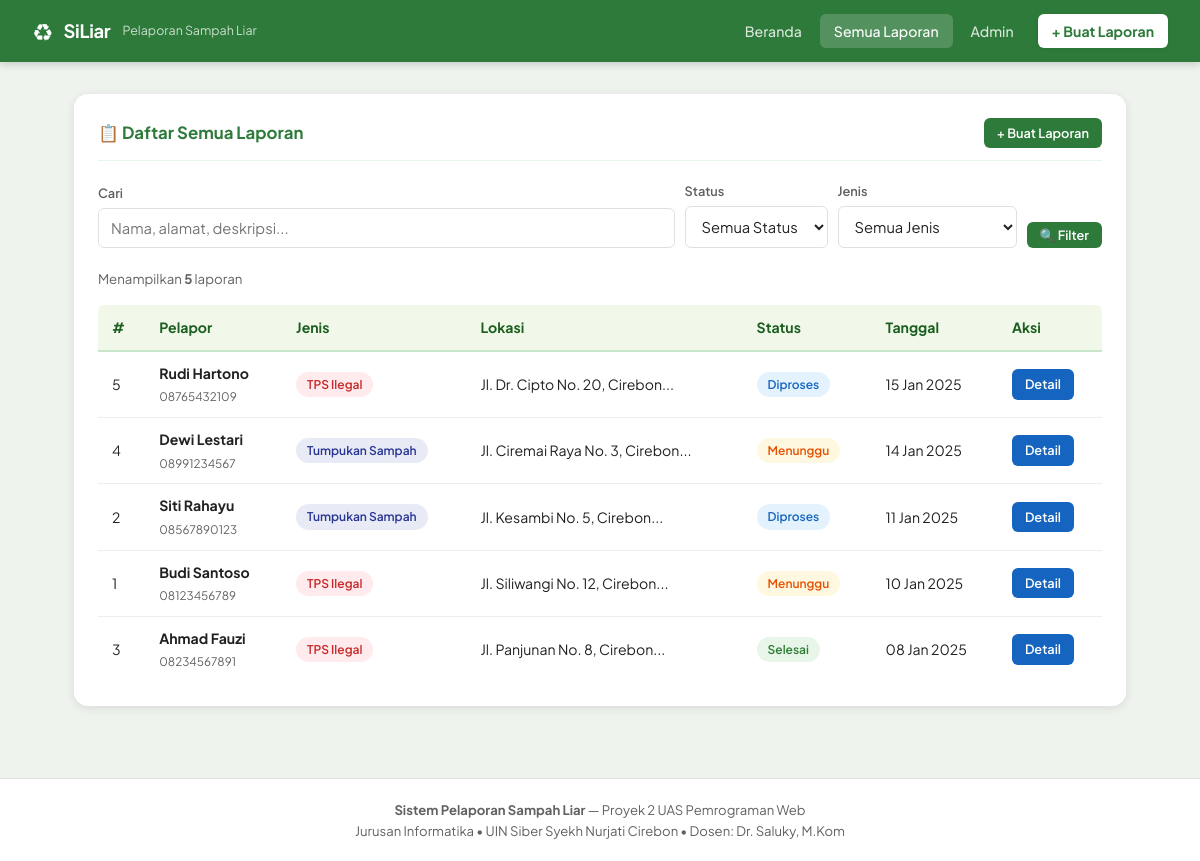
Screenshot of /index.php?page=laporan with the database file from the repository.
### tables this page shows
CREATE TABLE IF NOT EXISTS laporan (
    id             INT PRIMARY KEY AUTO_INCREMENT,
    nama_pelapor   VARCHAR(100) NOT NULL,
    telepon        VARCHAR(20) NOT NULL,
    alamat         TEXT NOT NULL,
    jenis          ENUM('Tumpukan Sampah','TPS Ilegal') NOT NULL,
    deskripsi      TEXT NOT NULL,
    foto           VARCHAR(255) DEFAULT NULL,
    latitude       VARCHAR(30) DEFAULT NULL,
    longitude      VARCHAR(30) DEFAULT NULL,
    status         ENUM('Menunggu','Diproses','Selesai') DEFAULT 'Menunggu',
    catatan_admin  TEXT DEFAULT NULL,
    created_at     TIMESTAMP DEFAULT CURRENT_TIMESTAMP,
    updated_at     TIMESTAMP DEFAULT CURRENT_TIMESTAMP ON UPDATE CURRENT_TIMESTAMP
);

### index.php (called while the page is built, shortened)
<?php
require_once 'includes/functions.php';
$page = $_GET['page'] ?? 'home';
require_once 'includes/header.php';
require_once 'pages/' . $page . '.php';
require_once 'includes/footer.php';

### pages/laporan.php (the view, shortened to what this page needs)
<?php
$search       = trim($_GET['q'] ?? '');
$params = [];
$sql  = 'SELECT * FROM laporan';
$sql .= ' ORDER BY created_at DESC';
$stmt = $db->prepare($sql);
$stmt->execute($params);
$rows = $stmt->fetchAll();
?>
<div class="card">
    <div class="card-header">
        <div class="card-title">📋 Daftar Semua Laporan</div>
        <a href="index.php?page=lapor" class="btn btn-green btn-sm">+ Buat Laporan</a>
    </div>
    <form method="GET" action="index.php"
          style="display:flex;gap:10px;flex-wrap:wrap;margin-bottom:1.25rem;align-items:flex-end">
        <div style="flex:1;min-width:180px">
            <label style="display:block;font-size:0.8rem;margin-bottom:4px;color:var(--text-muted)">Cari</label>
            <input type="text" name="q" value="<?= clean($search) ?>" placeholder="Nama, alamat, deskripsi...">
        </div>
        <div>
            <label style="display:block;font-size:0.8rem;margin-bottom:4px;color:var(--text-muted)">Status</label>
            <select name="status">
                <option value="">Semua Status</option>
            </select>
        </div>
        <div>
            <label style="display:block;font-size:0.8rem;margin-bottom:4px;color:var(--text-muted)">Jenis</label>
            <select name="jenis">
                <option value="">Semua Jenis</option>
            </select>
        </div>
        <div style="display:flex;gap:6px;align-items:flex-end">
            <button type="submit" class="btn btn-green btn-sm">🔍 Filter</button>
        </div>
    </form>
    <p style="font-size:0.83rem;color:var(--text-muted);margin-bottom:1rem">
        Menampilkan <strong><?= count($rows) ?></strong> laporan
    </p>
    <div class="table-wrap">
        <table>
            <thead>
                <tr>
                    <th>#</th>
                    <th>Pelapor</th>
                    <th>Jenis</th>
                    <th>Lokasi</th>
                    <th>Status</th>
                    <th>Tanggal</th>
                    <th>Aksi</th>
                </tr>
            </thead>
            <tbody>
                <?php if (empty($rows)): ?>
                <tr><td colspan="7" style="text-align:center;color:var(--text-muted);padding:2.5rem">
                    Tidak ada laporan ditemukan.
                </td></tr>
                <?php else: ?>
                <?php foreach ($rows as $l): ?>
                <tr>
                    <td><?= $l['id'] ?></td>
                    <td>
                        <strong><?= clean($l['nama_pelapor']) ?></strong><br>
                        <small style="color:var(--text-muted)"><?= clean($l['telepon']) ?></small>
                    </td>
                    <td><?= jenisBadge($l['jenis']) ?></td>
                    <td><?= clean(mb_substr($l['alamat'], 0, 45)) ?>...</td>
                    <td><?= statusBadge($l['status']) ?></td>
                    <td><?= tglIndo($l['created_at']) ?></td>
                    <td>
                        <a href="index.php?page=detail&id=<?= $l['id'] ?>"
                           class="btn btn-blue btn-sm">Detail</a>
                    </td>
                </tr>
                <?php endforeach; ?>
                <?php endif; ?>
            </tbody>
        </table>
    </div>
</div>

### includes/functions.php (shortened to what this page needs)
<?php
function clean(string $str): string {
    return htmlspecialchars(trim($str), ENT_QUOTES, 'UTF-8');
}
function statusBadge(string $status): string {
    $map = [
        'Menunggu' => 'badge-warning',
        'Diproses'  => 'badge-info',
        'Selesai'   => 'badge-success',
    ];
    $cls = $map[$status] ?? 'badge-secondary';
    return "<span class='badge {$cls}'>{$status}</span>";
}
function jenisBadge(string $jenis): string {
    $cls = $jenis === 'TPS Ilegal' ? 'badge-danger' : 'badge-primary';
    return "<span class='badge {$cls}'>{$jenis}</span>";
}
function tglIndo(string $datetime, bool $withTime = false): string {
    $bulan = ['','Jan','Feb','Mar','Apr','Mei','Jun','Jul','Agu','Sep','Okt','Nov','Des'];
    $ts = strtotime($datetime);
    $d  = date('d', $ts);
    $m  = $bulan[(int)date('n', $ts)];
    $y  = date('Y', $ts);
    $t  = date('H:i', $ts);
    return $withTime ? "{$d} {$m} {$y}, {$t}" : "{$d} {$m} {$y}";
}

### assets/css/style.css (style rules this page uses)
*, *::before, *::after { box-sizing: border-box; margin: 0; padding: 0; }
:root { --green: #2d7a3a; --green-dark: #1b5e20; --green-mid: #4caf50; --green-light: #e8f5e9; --green-pale: #f1f8e9; --orange: #e65100; --orange-light: #fff3e0; --blue: #1565c0; --blue-light: #e3f2fd; --red: #c62828; --red-light: #ffebee; --purple: #6a1b9a; --gray-50: #fafafa; --gray-100: #f5f5f5; --gray-200: #eeeeee; --gray-400: #bdbdbd; --gray-600: #757575; --gray-800: #424242; --text: #212121; --text-muted: #616161; --border: #e0e0e0; --white: #ffffff; --shadow-sm: 0 1px 4px rgba(0,0,0,0.08); --shadow: 0 2px 10px rgba(0,0,0,0.10); --shadow-lg: 0 4px 20px rgba(0,0,0,0.12); --radius-sm: 6px; --radius: 10px; --radius-lg: 14px; --font: 'Plus Jakarta Sans', sans-serif; }
body { font-family: var(--font); background: #eef3ee; color: var(--text); min-height: 100vh; line-height: 1.6; font-size: 15px; }
a { color: var(--blue); text-decoration: none; }
.card { background: var(--white); border-radius: var(--radius-lg); box-shadow: var(--shadow); padding: 1.5rem; margin-bottom: 1.5rem; }
.card-header { display: flex; align-items: center; justify-content: space-between; margin-bottom: 1.25rem; padding-bottom: 0.75rem; border-bottom: 1.5px solid var(--green-light); }
.card-title { font-size: 1.05rem; font-weight: 700; color: var(--green); display: flex; align-items: center; gap: 8px; }
.badge { display: inline-block; padding: 3px 11px; border-radius: 20px; font-size: 0.75rem; font-weight: 600; white-space: nowrap; }
.badge-warning { background: #fff8e1; color: #e65100; }
.badge-info { background: #e3f2fd; color: #1565c0; }
.badge-success { background: #e8f5e9; color: #2e7d32; }
.badge-danger { background: #ffebee; color: #c62828; }
.badge-primary { background: #e8eaf6; color: #283593; }
.btn { display: inline-flex; align-items: center; gap: 6px; padding: 10px 22px; border: none; border-radius: var(--radius-sm); font-family: var(--font); font-size: 0.9rem; font-weight: 600; cursor: pointer; text-decoration: none; transition: background 0.15s, transform 0.1s, box-shadow 0.15s; white-space: nowrap; }
.btn-green { background: var(--green); color: #fff; }
.btn-blue { background: var(--blue); color: #fff; }
.btn-sm { padding: 5px 13px; font-size: 0.8rem; }
label { display: block; font-size: 0.85rem; font-weight: 600; margin-bottom: 5px; color: var(--gray-800); }
input[type="text"], input[type="tel"], input[type="password"], input[type="email"], input[type="file"], select, textarea { width: 100%; padding: 10px 12px; border: 1.5px solid var(--border); border-radius: var(--radius-sm); font-family: var(--font); font-size: 0.92rem; background: #fff; color: var(--text); transition: border-color 0.2s, box-shadow 0.2s; appearance: auto; }
.table-wrap { overflow-x: auto; border-radius: var(--radius-sm); }
table { width: 100%; border-collapse: collapse; font-size: 0.88rem; }
thead tr { background: var(--green-pale); }
th { color: var(--green-dark); font-weight: 700; padding: 11px 14px; text-align: left; border-bottom: 2px solid #c8e6c9; white-space: nowrap; }
td { padding: 10px 14px; border-bottom: 1px solid var(--gray-200); vertical-align: middle; }
tbody tr:last-child td { border-bottom: none; }

### rows the page displays
laporan: id "5", nama_pelapor "Rudi Hartono", telepon "08765432109", jenis "TPS Ilegal", alamat "Jl. Dr. Cipto No. 20, Cirebon", status "Diproses", created_at "15 Jan 2025"
laporan: id "4", nama_pelapor "Dewi Lestari", telepon "08991234567", jenis "Tumpukan Sampah", alamat "Jl. Ciremai Raya No. 3, Cirebon", status "Menunggu", created_at "14 Jan 2025"
laporan: id "2", nama_pelapor "Siti Rahayu", telepon "08567890123", jenis "Tumpukan Sampah", alamat "Jl. Kesambi No. 5, Cirebon", status "Diproses", created_at "11 Jan 2025"
laporan: id "1", nama_pelapor "Budi Santoso", telepon "08123456789", jenis "TPS Ilegal", alamat "Jl. Siliwangi No. 12, Cirebon", status "Menunggu", created_at "10 Jan 2025"
laporan: id "3", nama_pelapor "Ahmad Fauzi", telepon "08234567891", jenis "TPS Ilegal", alamat "Jl. Panjunan No. 8, Cirebon", status "Selesai", created_at "08 Jan 2025"

### other values shown
SITE_NAME "SiLiar"
count($rows) "5"
SITE_TITLE "Sistem Pelaporan Sampah Liar"
